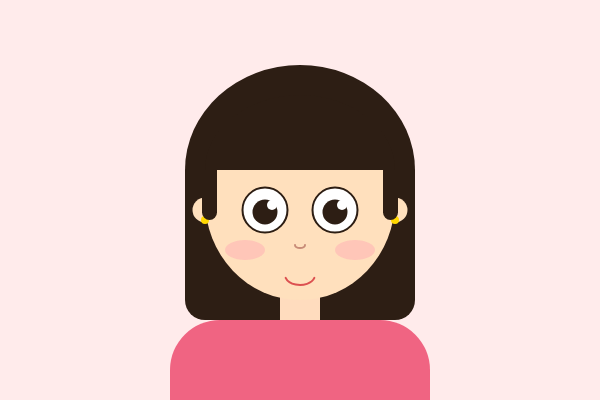
Frame 1 (no input)
Frame 2 (the mouse pressed at the canvas centre, redrawn once): identical to frame 1, image omitted

The p5.js sketch that drew this single still picture (run headless with seeded random() and noise() and a simulated clock; the mouse was pressed at the canvas centre and the sketch redrawn once):

// p5.js sketch
// ── sketch.js
function setup() {
  createCanvas(600, 400);
  noLoop(); 
}

function draw() {
  background(255, 235, 235); // 연한 분홍색 배경

  // 1. 뒷머리 수정 (정수리부터 둥글게 시작되는 직모 단발)
  noStroke();
  fill(45, 30, 20); // 짙은 밤색
  // 정수리 쪽 볼륨 (곡선이 위에서부터 시작)
  ellipse(300, 170, 230, 210);
  // 아래로 떨어지는 매끄러운 단발 끝단
  rect(185, 170, 230, 150, 0, 0, 20, 20); 

  // 2. 목
  fill(255, 220, 190);
  rect(280, 280, 40, 40);

  // 3. 상체 (옷)
  fill(240, 100, 130); // 진분홍색 상의
  // 어깨 라인을 둥글게 처리
  rect(170, 320, 260, 100, 60, 60, 0, 0);

  // 4. 얼굴 (동그랗고 매끈하게)
  fill(255, 224, 189); // 살구색 피부
  ellipse(300, 200, 190, 200);

  // 5. 귀와 귀걸이
  fill(255, 224, 189);
  circle(205, 210, 25);
  circle(395, 210, 25);
  fill(255, 215, 0); // 금색 귀걸이
  circle(205, 220, 8);
  circle(395, 220, 8);

  // 6. 앞머리 수정 
  fill(45, 30, 20);
  arc(300, 170, 190, 150, PI, TWO_PI, CHORD);
  
  // 귀 옆으로 자연스럽게 떨어지는 애교머리
  rect(202, 170, 15, 50, 0, 0, 10, 10);
  rect(383, 170, 15, 50, 0, 0, 10, 10);

  // 7. 눈 
  stroke(45, 30, 20);
  strokeWeight(2);
  fill(255);
  circle(265, 210, 45); // 눈 흰자
  circle(335, 210, 45);
  
  noStroke();
  fill(45, 30, 20);
  circle(265, 212, 25); // 눈동자
  circle(335, 212, 25);
  
  fill(255);
  circle(272, 205, 10); // 눈 하이라이트
  circle(342, 205, 10);

  // 8. 볼 홍조 
  fill(255, 180, 180, 150);
  ellipse(245, 250, 40, 20);
  ellipse(355, 250, 40, 20);

  // 9. 코와 입
  stroke(200, 140, 120);
  strokeWeight(2);
  noFill();
  // 작은 코
  arc(300, 245, 10, 6, 0, PI);
  // 웃는 입
  stroke(220, 80, 80);
  arc(300, 275, 30, 20, 0.2, PI - 0.2);
}
